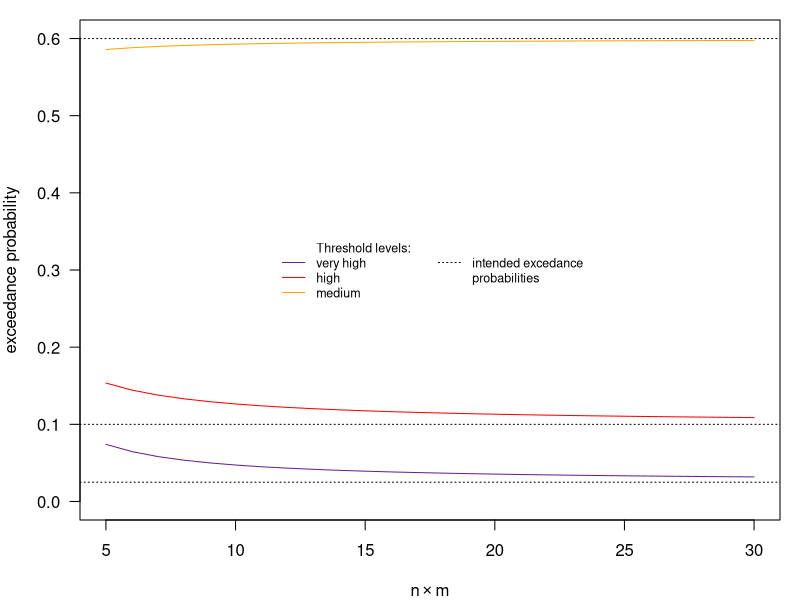

This figure's R source:
# approximating the exceedance probability when using normal rather than 
# t distributions

n_sim <- 100000

# generate samples
n <- 5
alpha <- 0.9

Y0 <- rnorm(n = n_sim*n)
# arrange into sequences of length n
Y <- matrix(Y0, ncol = n, nrow = n_sim)

# compute alpha thresholds:
means <- rowMeans(Y)
sds <- apply(Y, MARGIN = 1, FUN = sd)

q_t <- means + qt(alpha, df = n - 1)*sqrt(1 + 1/n)*sds
mean(1 - pnorm(q_t))

q_norm <- means + qnorm(alpha)*sds
mean(1 - pnorm(q_norm))

1 - pt(qnorm(alpha)/sqrt(1 + 1/n), df = n - 1)

values_n <- 5:30

exceedance_0.4 <- 1 - pt(qnorm(0.4)/sqrt(1 + 1/values_n), df = values_n - 1)
exceedance_0.9 <- 1 - pt(qnorm(0.9)/sqrt(1 + 1/values_n), df = values_n - 1)
exceedance_0.975 <- 1 - pt(qnorm(0.975)/sqrt(1 + 1/values_n), df = values_n - 1)

pdf("../Draft/figure/exceedance_prob_normal.pdf", width = 6, height = 3.5)
par(las = 1, mar = c(4, 4, 1, 1))
plot(NULL, NULL, type = "l", xlim = c(5, 30), ylim = c(0, 0.6),
     xlab = expression(n %*% m), ylab = "exceedance probability")
abline(h = c(0.025, 0.1, 0.6), lty = "dotted")
lines(values_n, exceedance_0.4, col = "orange")
lines(values_n, exceedance_0.9, col = "red")
lines(values_n, exceedance_0.975, col = "darkorchid4")
legend("center", legend = c("Threshold levels:", "very high", "high", "medium",
                         "", "intended excedance", "probabilities", ""), ncol = 2,
       col = c(NA, "darkorchid4", "red", "orange", NA, "black", NA, NA),
       lty = c(NA, 1, 1, 1, NA, 3, NA, NA), bty = "n", cex = 0.75)
dev.off()